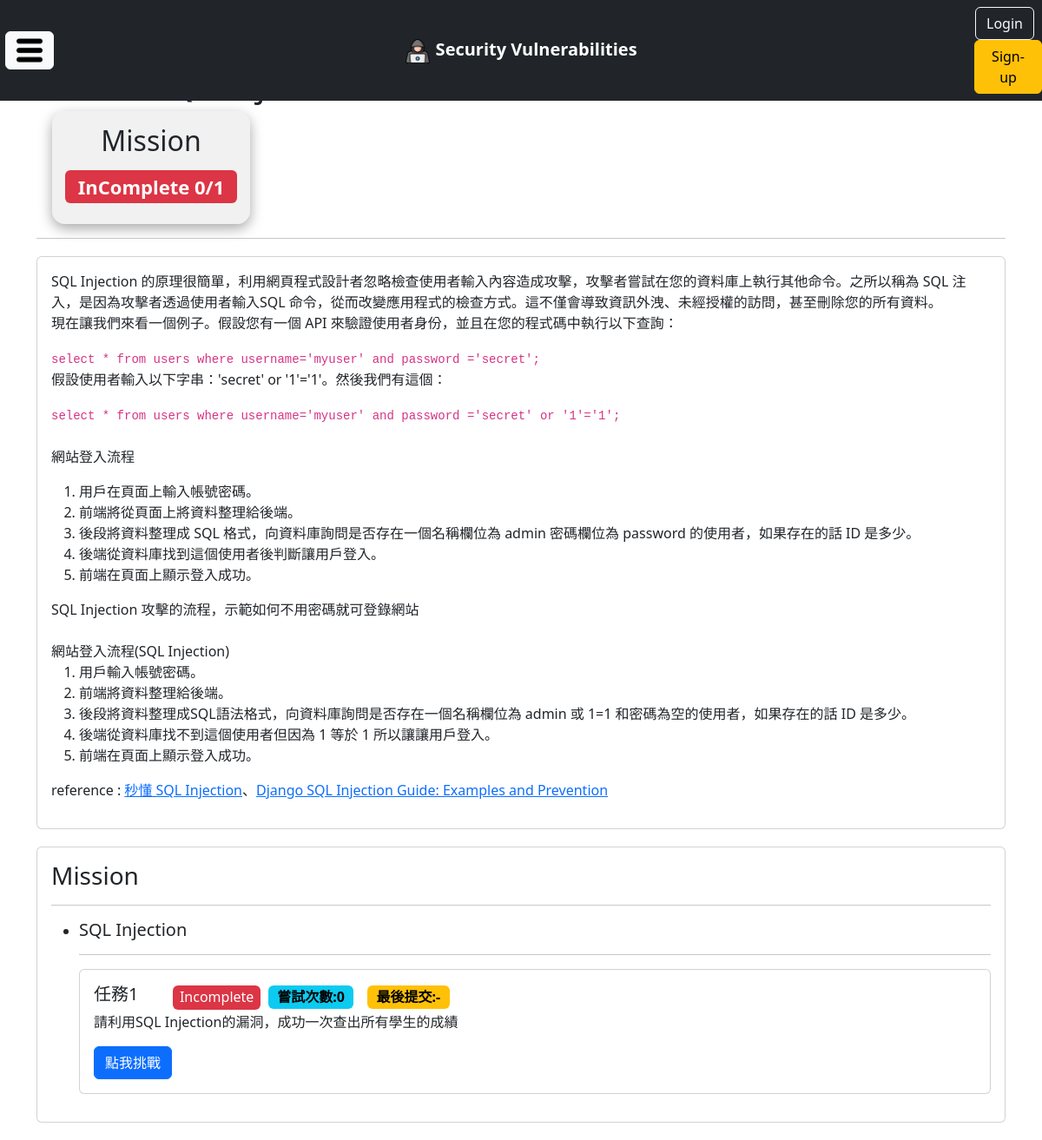
The page /sql_injection/ on the database its author committed.
### students/models.py (models this page shows, shortened)
class Mission(models.Model):
    title = models.CharField(max_length=100)
    description = models.TextField(default="")
    alias = models.CharField(max_length=100, default="")
    category = models.ForeignKey(MissionCategory, on_delete=models.CASCADE)

### students/views.py (the view)
# urls.py: path('sql_injection/', students.sql_injection_vulnerable, name='SqlInjection'),
def sql_injection_vulnerable(request):
    category_id = MissionCategory.objects.get(title='SQL Injection').id
    missions_info, missions_complete_count = StudentService.get_missions_info(request.user.id, category_id)
    return render(request, 'students/sql_injection.html', locals())

### students/service.py (called while the page is built)
    def get_max_attempts(user_id, mission_id):
        max_attempts = MissionRecord.objects.filter(student_id=user_id, mission_id=mission_id).aggregate(Max('attempts'))['attempts__max']
        return max_attempts if max_attempts != None else 0

    def get_missions_info(user_id, category_id):
        missions_info = []
        missions = Mission.objects.filter(category_id=category_id)
        missions_complete_count = 0
        for mission in missions:
            records = MissionRecord.objects.filter(student_id=user_id, mission_id=mission.id)
            is_completed = records.filter(is_completed=True).exists()
            if is_completed:
                missions_complete_count += 1
            missions_info.append({
                'mission': mission,
                'records': records,
                'is_completed': is_completed,
                'attempts': StudentService.get_max_attempts(user_id, mission.id),
                'last_attempt': records.order_by('-created_at').first().created_at if records.exists() else ''
            })
        return missions_info, missions_complete_count

### students/templatetags/filter.py (called while the page is built)
@register.filter
def formatTime(datetime):
    if datetime == '':
        return '-'
    return datetime.strftime("%Y/%m/%d")

@register.filter
def length(list):
    return len(list)

### templates/students/sql_injection.html (shortened to what this page needs)
{% extends "base.html" %}
{% block content %}
{% load filter %}
<div class="row">
    <div class="col-9">
        <h1>什麼是 SQL Injection？</h1>
    </div>
    <div class="col-3"
        style="text-align: center;background-color: #e3e3e381;width: 20%;height: 130px;border-radius: 15px; box-shadow: rgba(0, 0, 0, 0.35) 0px 5px 15px;margin: 0px 30px;">
        {% if missions_complete_count == missions_info|length %}
        <h2 style="margin: 15px;">Mission</h2>
        <span class="badge bg-success" style="margin: 0px 0px 15px;font-size: 22px;">
            Complete {{ missions_complete_count }}/{{ missions_info|length }}
        </span>
        {% else %}
        <h2 style="margin: 15px;">Mission</h2>
        <span class="badge bg-danger" style="margin: 0px 0px 15px;font-size: 22px;">
            InComplete {{ missions_complete_count }}/{{ missions_info|length }}
        </span>
        {% endif %}
    </div>
</div>
<hr>
<div class="card" style="margin: 20px 0px;">
    <div class="card-body">
        <p>SQL Injection 的原理很簡單，利用網頁程式設計者忽略檢查使用者輸入內容造成攻擊，攻擊者嘗試在您的資料庫上執行其他命令。之所以稱為 SQL 注入，是因為攻擊者透過使用者輸入SQL
            命令，從而改變應用程式的檢查方式。這不僅會導致資訊外洩、未經授權的訪問，甚至刪除您的所有資料。
            <br>
            現在讓我們來看一個例子。假設您有一個 API 來驗證使用者身份，並且在您的程式碼中執行以下查詢：
        </p>
        <code>
                select * from users where username='myuser' and password ='secret';
            </code>
        <br>
        <p>假設使用者輸入以下字串：'secret' or '1'='1'。然後我們有這個： </p>
        <code>
                select * from users where username='myuser' and password ='secret' or '1'='1';
            </code>
            <br>
            <br>
        <p>網站登入流程
        <ol>
            <li>用戶在頁面上輸入帳號密碼。</li>
            <li>前端將從頁面上將資料整理給後端。</li>
            <li>後段將資料整理成 SQL 格式，向資料庫詢問是否存在一個名稱欄位為 admin 密碼欄位為 password 的使用者，如果存在的話 ID 是多少。</li>
            <li>後端從資料庫找到這個使用者後判斷讓用戶登入。</li>
            <li>前端在頁面上顯示登入成功。</li>
        </ol>
        SQL Injection 攻擊的流程，示範如何不用密碼就可登錄網站<br>
            <br>
        網站登入流程(SQL Injection)
        <ol>
            <li>用戶輸入帳號密碼。</li>
            <li>前端將資料整理給後端。</li>
            <li>後段將資料整理成SQL語法格式，向資料庫詢問是否存在一個名稱欄位為 admin 或 1=1 和密碼為空的使用者，如果存在的話 ID 是多少。</li>
            <li>後端從資料庫找不到這個使用者但因為 1 等於 1 所以讓讓用戶登入。</li>
            <li>前端在頁面上顯示登入成功。</li>
        </ol>
        </p>
        <p>reference : <a href="https://tech-blog.cymetrics.io/posts/nick/sqli/">秒懂 SQL Injection</a>、<a
                href="https://www.stackhawk.com/blog/sql-injection-prevention-django/">Django SQL Injection Guide:
                Examples and Prevention</a></p>
    </div>
</div>
<div class="card" style="margin: 20px 0px;">
    <div class="card-body">
        <h3 class="card-title">Mission</h3>
        <hr>
        {% for mission_info in missions_info %}
        <ul>
            <li>
                <h5>{{ mission_info.mission.title }}</h4>
                    <hr>
                    <div class="card">
                        <div class="card-body">
                            <div class="row" style="align-items: center;">
                                <h5 class="card-title col-1" style="display: inline;">任務{{ forloop.counter }}</h5>
                                <div class="col-11">
                                    <div style="width: 110px;display: inline-block;text-align: center;">
                                        {% if mission_info.is_completed %}
                                        <span class="badge bg-success">
                                            <h6 style="margin: 0;">Complete</h6>
                                        </span>
                                        {% else %}
                                        <span class="badge bg-danger">
                                            <h6 style="margin: 0;">Incomplete</h6>
                                        </span>
                                        {% endif %}
                                    </div>
                                    <div style="width: 110px;display: inline-block;">
                                        <span class="badge text-bg-info" style="font-size: 16px;">嘗試次數:{{ mission_info.attempts }}</span>
                                    </div>
                                    <div style="width: 185px;display: inline-block;">
                                        <span class="badge text-bg-warning" style="font-size: 16px;">最後提交:{{ mission_info.last_attempt|formatTime }}</span>
                                    </div>
                                </div>
                            </div>
                            <p class="card-text">{{ mission_info.mission.description }}</p>
                            <button type="button" class="btn btn-primary" data-bs-toggle="modal"
                                data-bs-target="#{{ mission_info.mission.alias }}">
                                點我挑戰
                            </button>
                        </div>
                    </div>
            </li>
        </ul>
        {% endfor %}
    </div>
</div>
{% endblock %}

### static/css/search.css (style rules this page uses)
h2 { text-align: center; }

### rows shown on the page
Mission: mission "SQL Injection", attempts "0", last_attempt "-", mission.description "請利用SQL Injection的漏洞，成功一次查出所有學生的成績"

### other values the page prints
{{ missions_complete_count }} "0"
{{ missions_info|length }} "1"
